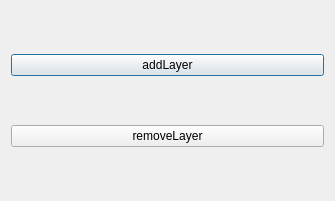
<?xml version="1.0" encoding="UTF-8"?>
<ui version="4.0">
 <class>Dialog</class>
 <widget class="QDialog" name="Dialog">
  <property name="geometry">
   <rect>
    <x>0</x>
    <y>0</y>
    <width>335</width>
    <height>201</height>
   </rect>
  </property>
  <property name="windowTitle">
   <string>example_dialog</string>
  </property>
  <layout class="QVBoxLayout">
   <item>
    <widget class="QPushButton" name="add_layer_button">
     <property name="text">
      <string>addLayer</string>
     </property>
    </widget>
   </item>
   <item>
    <widget class="QPushButton" name="remove_layer_button">
     <property name="text">
      <string>removeLayer</string>
     </property>
    </widget>
   </item>
  </layout>
 </widget>
 <resources/>
 <connections/>
</ui>
